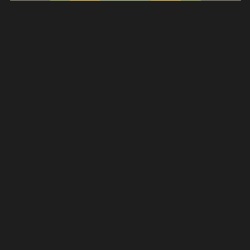
Frame 1 (no input)
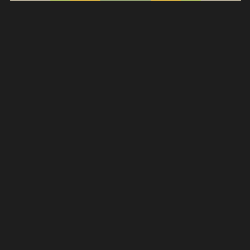
Frame 60 (the mouse pressed at the canvas centre just before this capture)
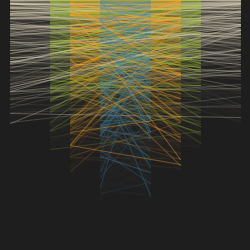
Frame 120 (the mouse held since frame 60 and released just before this capture)

The Processing sketch that drew these frames (run headless with seeded random() and noise(); from frame 60 on, the mouse is pressed at the canvas centre):

// Processing sketch: processing_18381
// ── processing_18381.pde

void setup () {
  size (250, 250);
  background (30);
  smooth ();
  frameRate (18);
};

void draw () {
  fill (30, 50);
  noStroke ();
  rect (0, 0, width, height);
 
  stroke (#E0D7BA, 100);
  for (int iLy = 0; iLy <= mouseY; iLy += 5) {
    line (10, random (iLy), width-10, random (iLy));
  };

  stroke (#A3C439, 100);
  for (int iLy = 0; iLy <= mouseY*1.2; iLy += 5) {
    line (50, random (iLy), width-50, random (iLy));
  };

  stroke (#FFA420, 100);
  for (int iLy = 0; iLy <= mouseY*1.4; iLy += 5) {
    line (70, random (iLy), width-70, random (iLy));
  };
  stroke (#4189AB, 100);
  for (int iLy = 0; iLy <= mouseY*1.6; iLy += 5) {
    line (150, random (iLy), width-150, random (iLy));
  };

};
